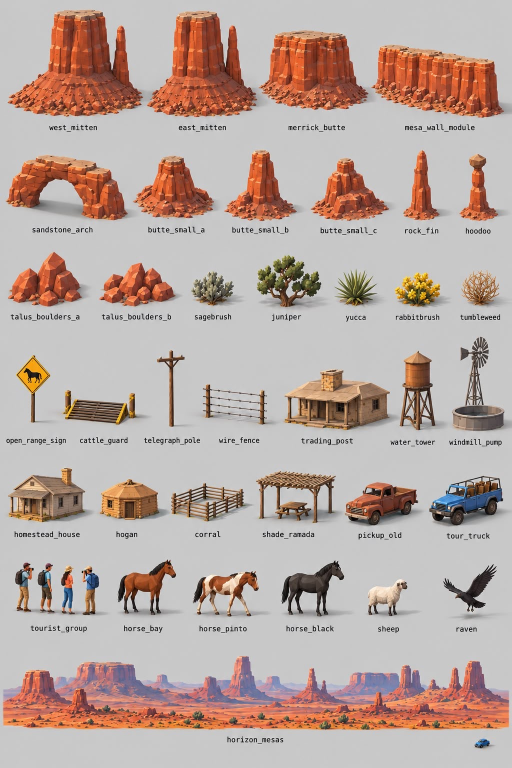
#> input picture docs/track_briefs/img/monument_plan/inventar_v02.jpg, 1024 x 1536 px (shown at 1/2 size)
$ python crop_monument_sheet.py
#> lines starting #> are read from the running program, lines starting #| are printed output that depends on the picture; after the words box and inside, x2 and y2 are one past the last pixel; in counts of white or black regions, pixels touching at a corner belong together
"""Decupari per piesa din planșa de inventar Monument Valley (v0.2), marite 2x.

    python tools/blender/crop_monument_sheet.py

Citeste docs/track_briefs/img/monument_plan/inventar_v02.jpg si scrie
docs/track_briefs/img/monument_assets_v1/<nume>.png, plus montajul de control
_control.png (toate decuparile, cu nume).

Spre deosebire de crop_kyoto_sheet.py, cutiile NU sunt masurate de mana: benzile
de rand si centrele etichetelor s-au masurat pe planșa 1024 x 1536 (fundal gri
200), iar fiecare piesa primeste coloanele dintre mijloacele etichetelor
vecine. Decuparea se strange apoi pe pixelii care difera de fundal.
"""
import os
from PIL import Image, ImageDraw
import numpy as np

HERE = os.path.dirname(os.path.abspath(__file__))
ROOT = os.path.dirname(os.path.dirname(HERE))
SRC = os.path.join(ROOT, "docs", "track_briefs", "img", "monument_plan", "inventar_v02.jpg")
OUT = os.path.join(ROOT, "docs", "track_briefs", "img", "monument_assets_v1")
BG = 200
DIFF = 40

# Rand: (y_sus, y_jos fara eticheta), apoi (nume, centrul etichetei pe x).
ROWS = [
    ((19, 236), [("west_mitten", 146), ("east_mitten", 404), ("merrick_butte", 633),
                 ("mesa_wall_module", 879)]),
    ((300, 443), [("sandstone_arch", 124), ("butte_small_a", 352), ("butte_small_b", 520),
                  ("butte_small_c", 696), ("rock_fin", 843), ("hoodoo", 956)]),
    ((504, 619), [("talus_boulders_a", 90), ("talus_boulders_b", 272), ("sagebrush", 425),
                  ("juniper", 573), ("yucca", 711), ("rabbitbrush", 835), ("tumbleweed", 960)]),
    ((674, 864), [("open_range_sign", 72), ("cattle_guard", 207), ("telegraph_pole", 343),
                  ("wire_fence", 478), ("trading_post", 653), ("water_tower", 825),
                  ("windmill_pump", 950)]),
    ((935, 1054), [("homestead_house", 93), ("hogan", 254), ("corral", 415),
                   ("shade_ramada", 577), ("pickup_old", 759), ("tour_truck", 935)]),
    ((1119, 1240), [("tourist_group", 117), ("horse_bay", 285), ("horse_pinto", 445),
                    ("horse_black", 619), ("sheep", 776), ("raven", 933)]),
]
# Fundalul ocupa tot randul, cu masinuta de scara in dreapta-jos (x >= 940).
HORIZON = ("horizon_mesas", (1312, 1461), (0, 938))


def tighten(arr, x0, x1, y0, y1):
    sub = np.abs(arr[y0:y1, x0:x1] - BG).sum(axis=2) > DIFF
    ys, xs = np.nonzero(sub)
    if len(xs) == 0:
        return (x0, y0, x1, y1)
    return (x0 + xs.min() - 4, y0 + ys.min() - 4, x0 + xs.max() + 5, y0 + ys.max() + 5)


def main():
    im = Image.open(SRC).convert("RGB")
#> im is the input picture: PIL image 1024x1536 RGB; mean R, G, B 185.9, 168.4, 161.8
    arr = np.asarray(im).astype(int)
    W = im.size[0]
#> W = 1024
    os.makedirs(OUT, exist_ok=True)
    crops = []
    for (y0, y1), pieces in ROWS:
        centers = [c for _, c in pieces]
        for i, (name, c) in enumerate(pieces):
            x0 = 0 if i == 0 else (centers[i - 1] + c) // 2
            x1 = W if i == len(pieces) - 1 else (c + centers[i + 1]) // 2
            crops.append((name, tighten(arr, x0, x1, y0, y1)))
#> this loop made 6 passes
#> centers on passes 2 to 6: [124, 352, 520, 696, 843, 956], [90, 272, 425, 573, 711, 835, 960], [72, 207, 343, 478, 653, 825, 950], [93, 254, 415, 577, 759, 935], [117, 285, 445, 619, 776, 933]
#> pass 1, in tighten, `sub = np.abs(arr[y0:y1, x0:x1] - BG).sum(axis=2) > DIFF`:
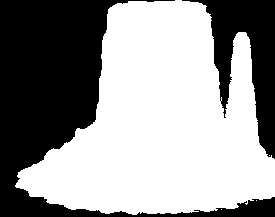
#> sub: shape (217, 275) bool; 59% white; 2 black regions, box (x1, y1, x2, y2) and area: (0, 0, 275, 217) 18703, (182, 0, 275, 159) 5738
#> pass 1, in tighten (call 4), `sub = np.abs(arr[y0:y1, x0:x1] - BG).sum(axis=2) > DIFF`:
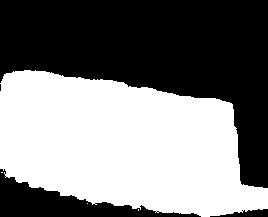
#> sub: shape (217, 268) bool; 49.3% white; 4 white regions (3 under 20 px), largest, box (x1, y1, x2, y2) and area: (0, 70, 268, 217) 28654
#> after the loop, crops = 36 items
    name, (y0, y1), (x0, x1) = HORIZON
#> name = 'horizon_mesas'; y0 = 1312; y1 = 1461; x0 = 0; x1 = 938
    crops.append((name, tighten(arr, x0, x1, y0, y1)))
#> in tighten (call 37), `sub = np.abs(arr[y0:y1, x0:x1] - BG).sum(axis=2) > DIFF`:
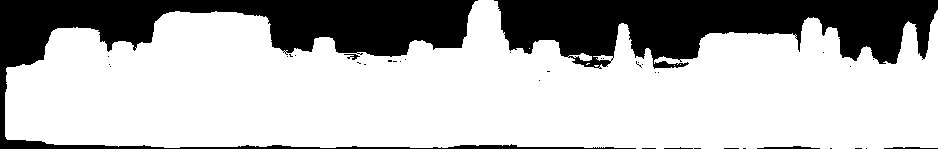
#> sub: shape (149, 938) bool; 71.1% white; 38 black regions (32 under 20 px), largest, box (x1, y1, x2, y2) and area: (0, 0, 636, 149) 20365, (494, 0, 938, 69) 19604, (757, 146, 820, 149) 118, (884, 147, 938, 149) 79, (344, 54, 360, 60) 42, (664, 147, 693, 149) 30

    tiles = []
    for name, box in crops:
        c = im.crop(box)
        c = c.resize((c.size[0] * 2, c.size[1] * 2), Image.LANCZOS)
        c.save(os.path.join(OUT, name + ".png"))
        tiles.append((name, c))
        print("%-18s %s" % (name, box))
#> this loop made 37 passes
#> (name, box) on passes 1 to 12: ('west_mitten', (11, 15, 279, 238)), ('east_mitten', (271, 17, 522, 239)), ('merrick_butte', (514, 56, 760, 225)), ('mesa_wall_module', (752, 85, 1028, 240)), ('sandstone_arch', (7, 305, 242, 445)), ('butte_small_a', (234, 307, 440, 444)), ('butte_small_b', (432, 296, 610, 447)), ('butte_small_c', (617, 311, 773, 446)), ('rock_fin', (765, 296, 903, 445)), ('hoodoo', (895, 303, 1020, 447)), ('talus_boulders_a', (12, 500, 184, 618)), ('talus_boulders_b', (194, 521, 352, 619))
#| west_mitten        (11, 15, 279, 238)
#| east_mitten        (271, 17, 522, 239)
#| merrick_butte      (514, 56, 760, 225)
#| mesa_wall_module   (752, 85, 1028, 240)
#| sandstone_arch     (7, 305, 242, 445)
#| butte_small_a      (234, 307, 440, 444)
#| butte_small_b      (432, 296, 610, 447)
#| butte_small_c      (617, 311, 773, 446)
#> (further printed lines are left out)
#> pass 1, in main, `c = im.crop(box)`:
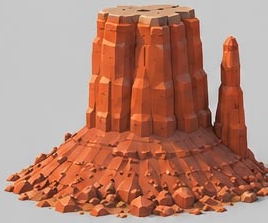
#> c: PIL image 268x223 RGB; mean R, G, B 180, 131.7, 115.4
#> after the loop:
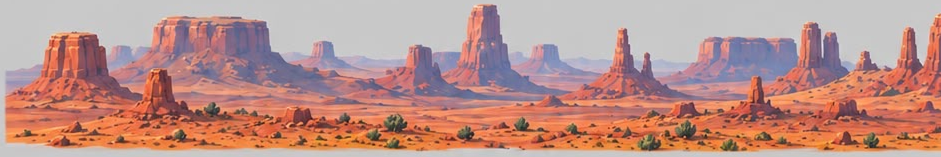
#> c: PIL image 1882x314 RGB (shown at 1/2 size); mean R, G, B 188.1, 144.9, 138.1
#> after the loop, tiles = 37 items

    # Montajul de control: 6 pe rand, fiecare redus la 160 px inaltime.
    cell_w, cell_h = 220, 200
    cols = 6
    rows = (len(tiles) + cols - 1) // cols
#> rows = 7
    sheet = Image.new("RGB", (cols * cell_w, rows * cell_h), (BG, BG, BG))
#> sheet: PIL image 1320x1400 RGB; every value is 200
    dr = ImageDraw.Draw(sheet)
    for i, (name, c) in enumerate(tiles):
        t = c.copy()
        t.thumbnail((cell_w - 10, cell_h - 30))
        x, y = (i % cols) * cell_w, (i // cols) * cell_h
        sheet.paste(t, (x + (cell_w - t.size[0]) // 2, y + 4))
        dr.text((x + 6, y + cell_h - 22), name, fill=(20, 20, 20))
#> this loop made 37 passes
#> (name, x, y) on passes 1 to 12: ('west_mitten', 0, 0), ('east_mitten', 220, 0), ('merrick_butte', 440, 0), ('mesa_wall_module', 660, 0), ('sandstone_arch', 880, 0), ('butte_small_a', 1100, 0), ('butte_small_b', 0, 200), ('butte_small_c', 220, 200), ('rock_fin', 440, 200), ('hoodoo', 660, 200), ('talus_boulders_a', 880, 200), ('talus_boulders_b', 1100, 200)
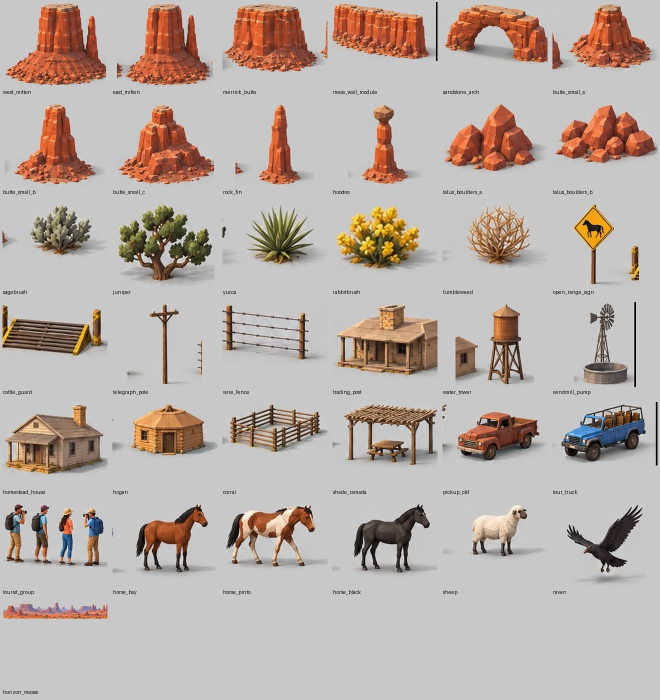
#> sheet: PIL image 1320x1400 RGB (shown at 1/2 size); mean R, G, B 186, 174.6, 168.4
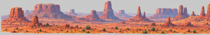
#> t: PIL image 210x35 RGB; mean R, G, B 188.2, 145, 138.2
    sheet.save(os.path.join(OUT, "_control.png"))
    print("decupari:", len(tiles))
#| decupari: 37


if __name__ == "__main__":
    main()
